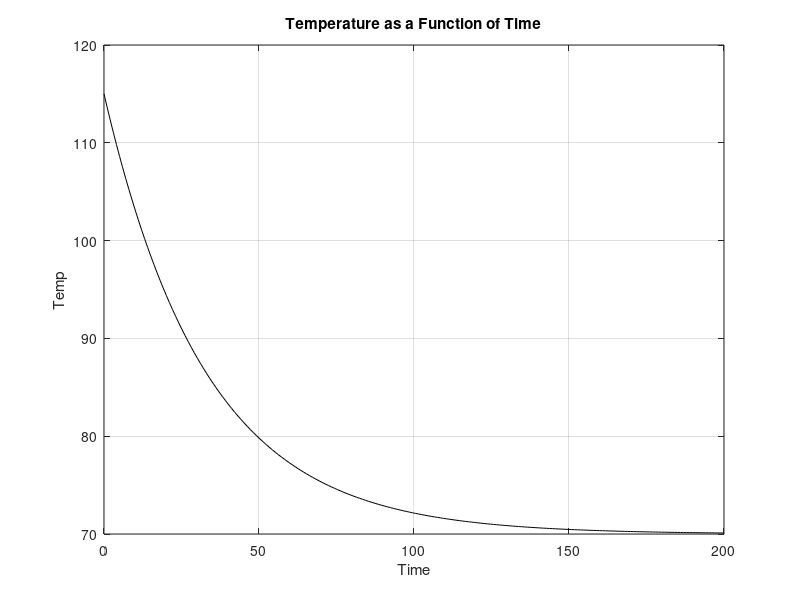

MATLAB code to generate this figure:
% eulerTemp.m
% Author: Matthew Eleazar
% Date: 2/9/22
% This program will use the Euler method to approximate temperature.
% Collaborated with Miles Laning 

%% Clear as Beer
clear all
clc
%% Parameters
tmin = 0;
tmax = 200;
Nt = 200;
t = linspace(tmin,tmax,Nt);
%% Variables
dt = t(2)-t(1);
k = -0.03;
T = 70;
y(1) = 115;
%% Euler
for it = 2:Nt
    y(it) = (k * (y(it-1) - T) * dt + y(it-1));
end
%% Plotting
plot(t,y,'k-')
xlabel('Time')
ylabel('Temp')
title('Temperature as a Function of Time')
grid on
